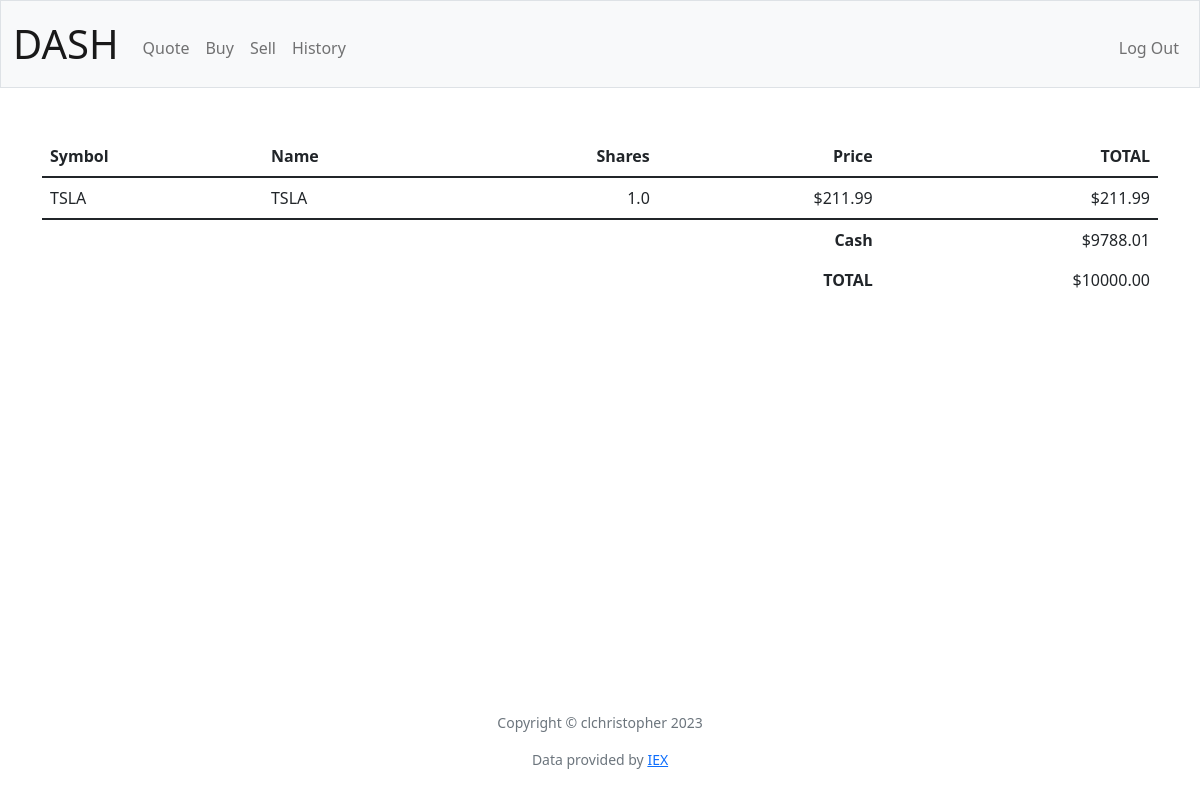
Page / (signed in) on the earlier database version.
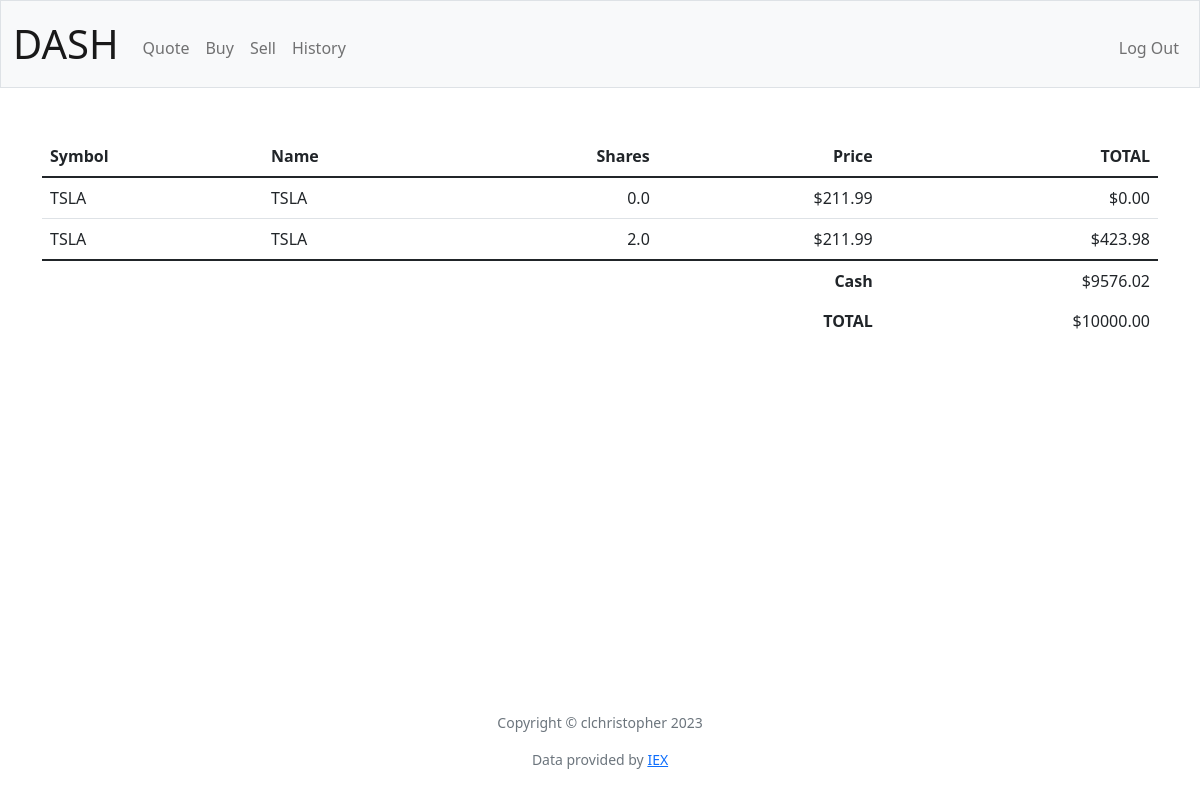
Same page on the later database version.
### tables this page shows
CREATE TABLE portfolio (
        id INTEGER PRIMARY KEY,
        user_id INTEGER,
        symbol TEXT NOT NULL,
        price FLOAT,
        quantity FLOAT
    );

CREATE TABLE users (id INTEGER PRIMARY KEY AUTOINCREMENT NOT NULL, username TEXT NOT NULL, hash TEXT NOT NULL, cash NUMERIC NOT NULL DEFAULT 10000.00);

### app.py (the view)
@app.route("/")
@login_required
def index():
    portfolio = db.execute("SELECT * FROM portfolio WHERE user_id = ?", (session['user_id']))
    cash = db.execute("SELECT cash FROM users WHERE id = ?", session["user_id"])
    total = cash[0]["cash"]
    for stock in portfolio:
        total += stock["quantity"] * stock["price"]
    return render_template("index.html", portfolio=portfolio, cash=cash, total=round(total, 2))

### app.py (called while the page is built)
@app.after_request
def after_request(response):
    response.headers["Cache-Control"] = "no-cache, no-store, must-revalidate"
    response.headers["Expires"] = 0
    response.headers["Pragma"] = "no-cache"
    return response

### helpers.py (called while the page is built)
def login_required(f):
    @wraps(f)
    def decorated_function(*args, **kwargs):
        if session.get("user_id") is None:
            return redirect("/login")
        return f(*args, **kwargs)
    return decorated_function

### templates/index.html (shortened to what this page needs)
{% extends "layout.html" %}
{% block main %}
<table class="table ">
    <thead>
        <tr>
            <th class="text-start">Symbol</th>
            <th class="text-start">Name</th>
            <th class="text-end">Shares</th>
            <th class="text-end">Price</th>
            <th class="text-end">TOTAL</th>
        </tr>
    </thead>
   <tbody>
        {% for stock in portfolio %}
            <tr>
                <td class="text-start">{{stock.symbol | upper  }} </td>
                <td class="text-start">{{ stock.symbol | upper   }} </td>
                <td class="text-end">{{ stock.quantity }} </td>
                <td class="text-end">${{ stock.price|round(2)  }}</td>
                <td class="text-end">${{ '%.2f'|format(stock.quantity * stock.price)}}</td>
            </tr>
        {% endfor %}
    </tbody>
    <tfoot>
        <tr>
            <td class="border-0 fw-bold text-end" colspan="4">Cash</td>
            <td class="border-0 text-end">${{ '%.2f'|format(cash[0]["cash"])  }}</td>
        </tr>
        <tr>
            <td class="border-0 fw-bold text-end" colspan="4">TOTAL</td>
            <td class="border-0 w-bold text-end">${{ '%.2f'|format(total)}}</td>
        </tr>
    </tfoot>
</table>
{% endblock %}

### templates/layout.html (shortened to what this page needs)
<!DOCTYPE html>
<html lang="en">
    <head>
        <link href="https://cdn.jsdelivr.net/npm/bootstrap@5.1.3/dist/css/bootstrap.min.css" rel="stylesheet">
        <link href="/static/styles.css" rel="stylesheet">
    </head>
    <body>
        <nav class="bg-light border navbar navbar-expand-md navbar-light">
            <div class="container-fluid">
                <a class="navbar-brand" href="/" id="logo">DASH</a>
                <div class="collapse navbar-collapse" id="navbar">
                    {% if session["user_id"] %}
                        <ul class="navbar-nav me-auto mt-2">
                            <li class="nav-item"><a class="nav-link" href="/quote">Quote</a></li>
                            <li class="nav-item"><a class="nav-link" href="/buy">Buy</a></li>
                            <li class="nav-item"><a class="nav-link" href="/sell">Sell</a></li>
                            <li class="nav-item"><a class="nav-link" href="/history">History</a></li>
                        </ul>
                        <ul class="navbar-nav ms-auto mt-2">
                            <li class="nav-item"><a class="nav-link" href="/logout">Log Out</a></li>
                        </ul>
                    {% else %}
                        <ul class="navbar-nav ms-auto mt-2">
                            <li class="nav-item"><a class="nav-link" href="/register">Register</a></li>
                            <li class="nav-item"><a class="nav-link" href="/login">Log In</a></li>
                        </ul>
                    {% endif %}
                </div>
            </div>
        </nav>
        <main class="container py-5 text-center">
            {% block main %}{% endblock %}
        </main>
        <footer class="mb-5 small text-center text-muted">
            <p>Copyright © clchristopher 2023 </p>
            Data provided by <a href="https://iexcloud.io/">IEX</a>
        </footer>
    </body>
</html>

### static/styles.css (style rules this page uses)
nav .navbar-brand { font-size: 40px; }
footer { position: absolute; bottom: 0; width: 100%; height: 2.5rem; }

Differences in the rows shown:
changed portfolio (number 1 of 2 on the later page): quantity "1.0" → "0.0"; stock.quantity*stock.price "211.99" → "0.00"
added portfolio: symbol "TSLA", quantity "2.0", price "211.99", stock.quantity*stock.price "423.98"
changed users: cash "9788.01" → "9576.02"
